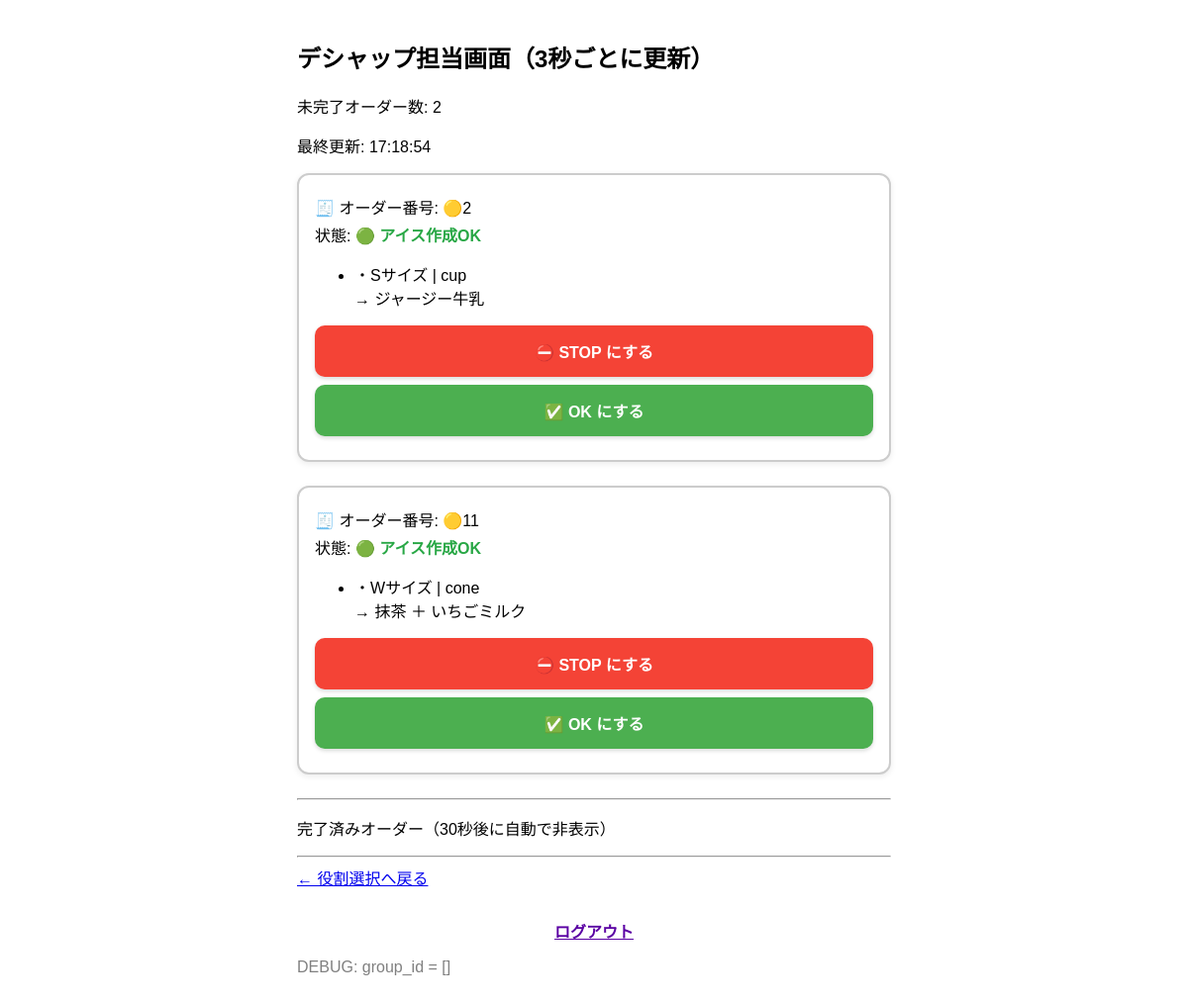
Before: /deshap/ with the older database file.
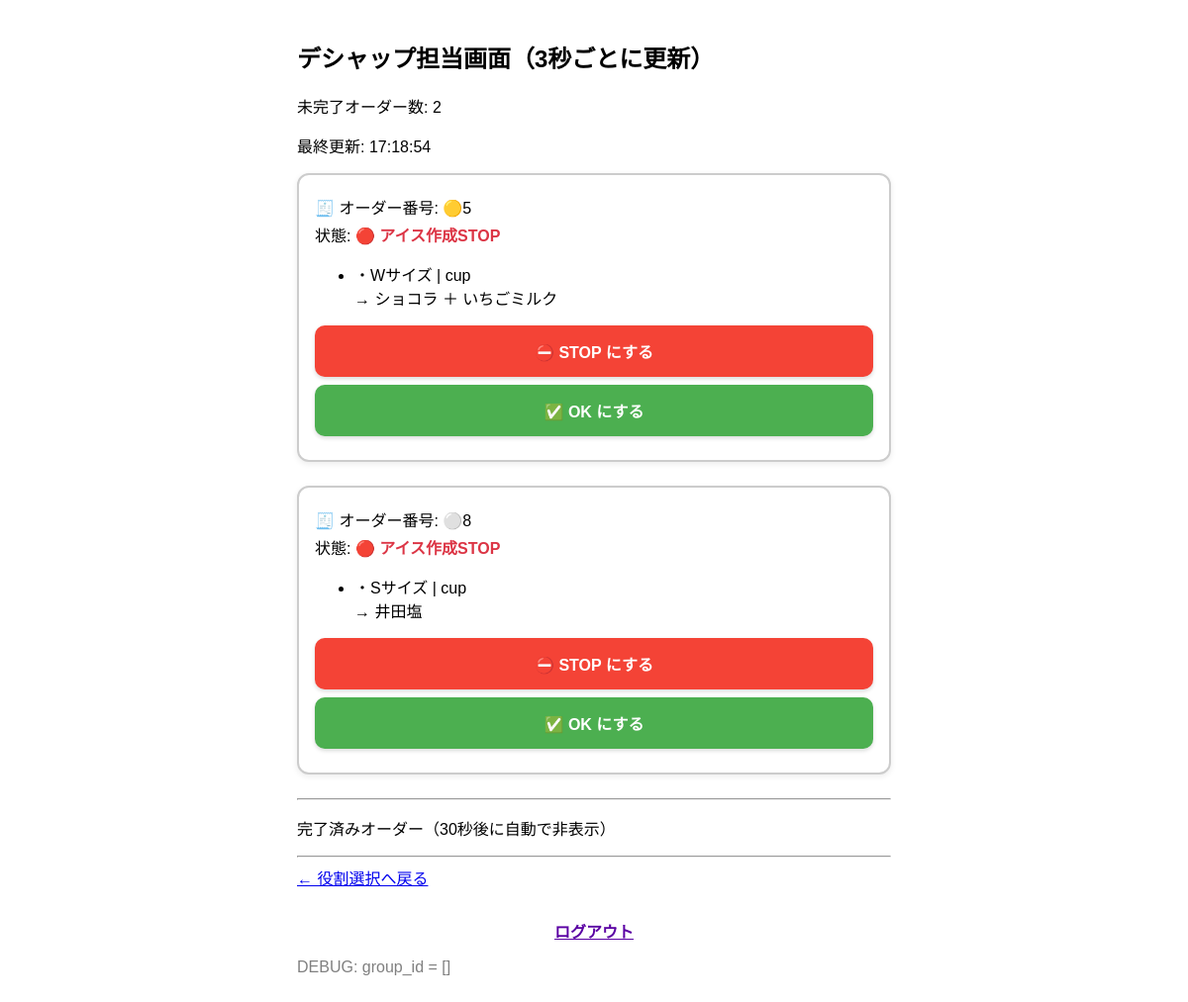
After: the same page with the newer database file.
### orders/models.py (models this page shows, shortened)
class Order(models.Model):
    group_id = models.CharField(max_length=20)
    size = models.CharField(max_length=2, choices=[('S', 'シングル'), ('W', 'ダブル')])
    container = models.CharField(max_length=10, choices=[('cup', 'カップ'), ('cone', 'コーン')])
    flavor1 = models.CharField(max_length=50, choices=FLAVOR_CHOICES)
    flavor2 = models.CharField(max_length=50, blank=True, null=True, choices=FLAVOR_CHOICES)
    is_completed = models.BooleanField(default=False)
    timestamp = models.DateTimeField(auto_now_add=True)
    status = models.CharField(max_length=10, choices=ORDER_STATUS_CHOICES, default='ok')
    clip_color = models.CharField(max_length=10, choices=CLIP_COLOR_CHOICES)
    clip_number = models.IntegerField()
    completed_at = models.DateTimeField(null=True, blank=True)
    is_auto_stopped = models.BooleanField(default=False)  # ← 自動STOPかどうか

### orders/views.py (the view)
# urls.py: path('deshap/', views.deshap_view, name='deshap'),
def deshap_view(request):
    now = localtime()
    all_orders = list(Order.objects.order_by('timestamp'))
    grouped_orders = {}
    for order in all_orders:
        grouped_orders.setdefault(order.group_id, []).append(order)
    active_orders = {}
    completed_orders = {}
    for group_id, orders in grouped_orders.items():
        sorted_orders = sorted(orders, key=lambda o: o.timestamp)
        if all(o.is_completed for o in sorted_orders):
            completed_times = [o.completed_at for o in sorted_orders if o.completed_at]
            if completed_times and now - max(completed_times) <= timedelta(seconds=30):
                completed_orders[group_id] = sorted_orders
        else:
            active_orders[group_id] = sorted_orders
    pending = Order.objects.filter(is_completed=False, status='hold')
    count = pending.values('group_id').distinct().count()
    target_groups = pending.values_list('group_id', flat=True).distinct()
    for group_id in target_groups:
        group_orders = Order.objects.filter(group_id=group_id)
        if group_orders.exists():
            new_status = 'ok' if count <= 3 else 'stop'
            group_orders.update(status=new_status)
    active_count = sum(
        1 for orders in active_orders.values()
        if any(not o.is_completed for o in orders)
    )
    return render(request, 'orders/deshap.html', {
        'grouped_orders': active_orders,
        'completed_orders': completed_orders,
        'now': now,
        'active_count': active_count,
    })

### orders/templates/orders/deshap.html (shortened to what this page needs)
{% load custom_filters %}
<!DOCTYPE html>
<html lang="ja">
<head>
</head>
<body>
  <h2>デシャップ担当画面（3秒ごとに更新）</h2>
  <p>未完了オーダー数: {{ active_count }}</p>
  <p>最終更新: {{ now|time:"H:i:s" }}</p>
  {% for group_id, orders in grouped_orders.items %}
  <div class="order-card">
    <p>🧾 オーダー番号: {% if orders.0.clip_color == 'yellow' %}🟡{% else %}⚪️{% endif %}{{ orders.0.clip_number }}</p>
 <p>
  状態:
{% if orders.0.status == 'ok' %}
  <span class="status-ok">🟢 <strong>アイス作成OK</strong></span>
{% elif orders.0.status == 'stop' %}
  <span class="status-stop">🔴 <strong>アイス作成STOP</strong></span>
{% endif %}
</p>
    <ul>
      {% for order in orders %}
      <li>
        ・{{ order.size }}サイズ | {{ order.container }} <br>
        → {{ order.flavor1 }}{% if order.flavor2 %} ＋ {{ order.flavor2 }}{% endif %}
      </li>
      {% endfor %}
    </ul>
<form method="post" action="/update_status/{{ orders.0.group_id }}/stop/">
  <button type="submit" class="complete-button stop-button">⛔ STOP にする</button>
</form>
<form method="post" action="/update_status/{{ orders.0.group_id }}/ok/">
  <button type="submit" class="complete-button ok-button">✅ OK にする</button>
</form>
  </div>
  {% endfor %}
  <hr>
  <p>完了済みオーダー（30秒後に自動で非表示）</p>
  <hr>
  <a href="/">← 役割選択へ戻る</a>
  <div class="logout-bottom">
    <a href="/logout/" style="font-weight: bold; color: #5a00a3;">ログアウト</a>
  </div>
<p style="color: gray;">DEBUG: group_id = [{{ group_id }}]</p>
</body>
</html>

### orders/templates/orders/deshap.html (style rules this page uses)
body { font-family: sans-serif; padding: 20px; max-width: 600px; margin: auto; }
.order-card { background-color: #ffffff; border: 2px solid #ccc; border-radius: 12px; padding: 16px; margin-bottom: 24px; box-shadow: 0 2px 6px rgba(0, 0, 0, 0.08); }
.order-card p { margin: 4px 0; }
.status-stop { color: #dc3545; font-weight: bold; }
.complete-button { padding: 14px; font-size: 16px; width: 100%; border-radius: 10px; font-weight: bold; border: none; cursor: pointer; box-shadow: 0 2px 4px rgba(0,0,0,0.15); transition: background-color 0.2s, transform 0.1s; }
.stop-button { background-color: #f44336; color: #fff; }
.ok-button { background-color: #4CAF50; color: #fff; }
.complete-button:first-of-type { margin-bottom: 8px; }
.logout-bottom { text-align: center; margin-top: 30px; }

Changed rows visible on the page:
no longer on this page (row edited): Order: clip_number "2", status "アイス作成OK", size "S", container "cup", flavor1 "ジャージー牛乳"
no longer on this page (row edited): Order: clip_number "11", status "アイス作成OK", size "W", container "cone", flavor1 "抹茶", flavor2 "いちごミルク"
added Order: clip_number "5", status "アイス作成STOP", size "W", container "cup", flavor1 "ショコラ", flavor2 "いちごミルク"
added Order: clip_number "8", status "アイス作成STOP", size "S", container "cup", flavor1 "井田塩"
